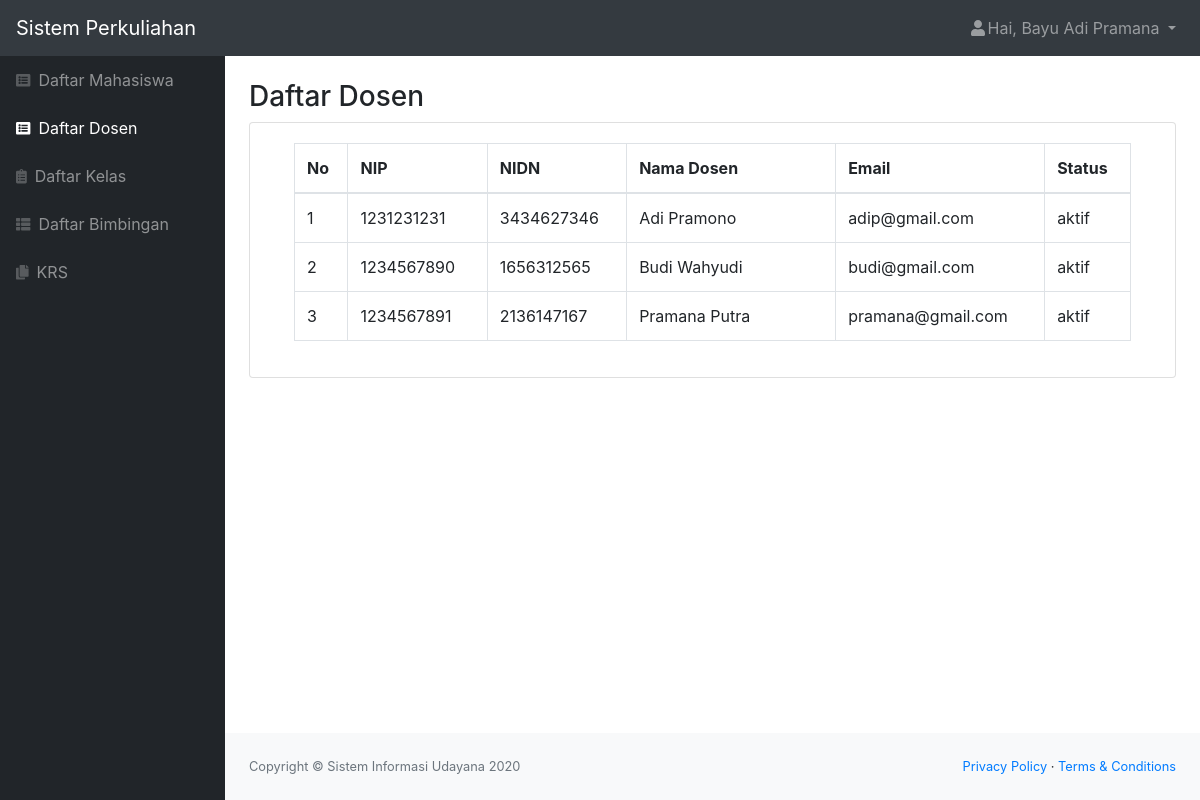
The app's page /dosen.php (signed in) with its own data.
### tables this page shows
CREATE TABLE `dosen` (
  `id_dosen` int(11) NOT NULL,
  `role` char(1) NOT NULL,
  `nip` varchar(25) NOT NULL,
  `nidn` char(10) NOT NULL,
  `nama` varchar(50) NOT NULL,
  `email` varchar(50) NOT NULL,
  `alamat` varchar(50) NOT NULL,
  `tanggal_lahir` date NOT NULL,
  `status` varchar(20) NOT NULL,
  `password` varchar(300) NOT NULL
);

### dosen.php (the view, shortened to what this page needs)
<?php
    include "function.php";
    $queryDosen = mysqli_query($koneksi, "SELECT * FROM dosen ORDER BY nip asc");
    $nama = $_SESSION['nama'];
    $role = $_SESSION['role'];
?>
<!DOCTYPE html>
<html lang="en">
    <head>
        <link href="css/styles.css" rel="stylesheet" />
        <link href="https://cdn.datatables.net/1.10.20/css/dataTables.bootstrap4.min.css" rel="stylesheet" />
    </head>
    <body class="sb-nav-fixed">
        <nav class="sb-topnav navbar navbar-expand navbar-dark bg-dark">
            <a class="navbar-brand" href="index.html">Sistem Perkuliahan</a>
            <ul class="navbar-nav ml-auto">
                <li class="nav-item dropdown">
                    <a class="nav-link dropdown-toggle" id="userDropdown" href="#" role="button" data-toggle="dropdown" aria-haspopup="true" aria-expanded="false"><i class="fas fa-user fa-fw"></i>Hai, <?= $nama; ?> </a>
                </li>
            </ul>
        </nav>
        <div id="layoutSidenav">
            <div id="layoutSidenav_nav">
                <nav class="sb-sidenav accordion sb-sidenav-dark" id="sidenavAccordion">
                    <div class="sb-sidenav-menu">
                        <div class="nav">
                            <a class="nav-link" href="mahasiswa.php"
                                ><div class="sb-nav-link-icon"><i class="fas fa-list-alt"></i></div>
                                Daftar Mahasiswa</a
                            >
                            <a class="nav-link active" href="dosen.php"
                                ><div class="sb-nav-link-icon"><i class="fas fa-list-alt"></i></div>
                                Daftar Dosen</a
                            >
                            <a class="nav-link" href="kelas.php"
                                ><div class="sb-nav-link-icon"><i class="fas fa-clipboard-list"></i></div>
                                Daftar Kelas</a
                            >
                            <a class="nav-link" href="bimbingan.php"
                                ><div class="sb-nav-link-icon"><i class="fas fa-th-list"></i></div>
                                Daftar Bimbingan</a
                            >
                            <?php if($role == "1") { ?>
                            <a class="nav-link" href="krs.php"
                                ><div class="sb-nav-link-icon"><i class="fas fa-copy"></i></div>
                                KRS</a>
                            <?php } ?>
                        </div>
                    </div>
                </nav>
            </div>
            <div id="layoutSidenav_content">
                <main>
                    <div class="container-fluid">
                        <h3 class="mt-4">Daftar Dosen</h3>
                        <div class="card mb-4">
                            <div class="card-body">
                                <div class="table-responsive">
                                    <div class="container">
                                        <table class="table table-bordered" id="dataTable" width="100%" cellspacing="0">
                                            <thead>
                                                <tr>
                                                    <th>No</th>
                                                    <th class="col-sm-2">NIP</th>
                                                    <th class="col-sm-2">NIDN</th>
                                                    <th class="col-sm-3">Nama Dosen</th>
                                                    <th class="col-sm-3">Email</th>
                                                    <th>Status</th>
                                                </tr>
                                            </thead>
                                            <?php $i=1;
                                            foreach ($queryDosen as $data) : ?>
                                                <tr>
                                                    <td><?= $i++; ?></td>
                                                    <td><?= $data['nip']; ?></td>
                                                    <td><?= $data['nidn']; ?></td>
                                                    <td><?= $data['nama']; ?></td>
                                                    <td><?= $data['email']; ?></td>
                                                    <td><?= $data['status']; ?></td>
                                                </tr>
                                                    <?php endforeach; ?>
                                        </table>
                                    </div>
                                </div>
                            </div>
                        </div>
                    </div>
                </main>
                <footer class="py-4 bg-light mt-auto">
                    <div class="container-fluid">
                        <div class="d-flex align-items-center justify-content-between small">
                            <div class="text-muted">Copyright &copy; Sistem Informasi Udayana 2020</div>
                            <div>
                                <a href="#">Privacy Policy</a>
                                &middot;
                                <a href="#">Terms &amp; Conditions</a>
                            </div>
                        </div>
                    </div>
                </footer>
            </div>
        </div>
    </body>
</html>

### records on screen
dosen: nip "1231231231", nidn "3434627346", nama "Adi Pramono", email "adip@gmail.com", status "aktif"
dosen: nip "1234567890", nidn "1656312565", nama "Budi Wahyudi", email "budi@gmail.com", status "aktif"
dosen: nip "1234567891", nidn "2136147167", nama "Pramana Putra", email "pramana@gmail.com", status "aktif"

### other values on screen
$nama "Bayu Adi Pramana"
